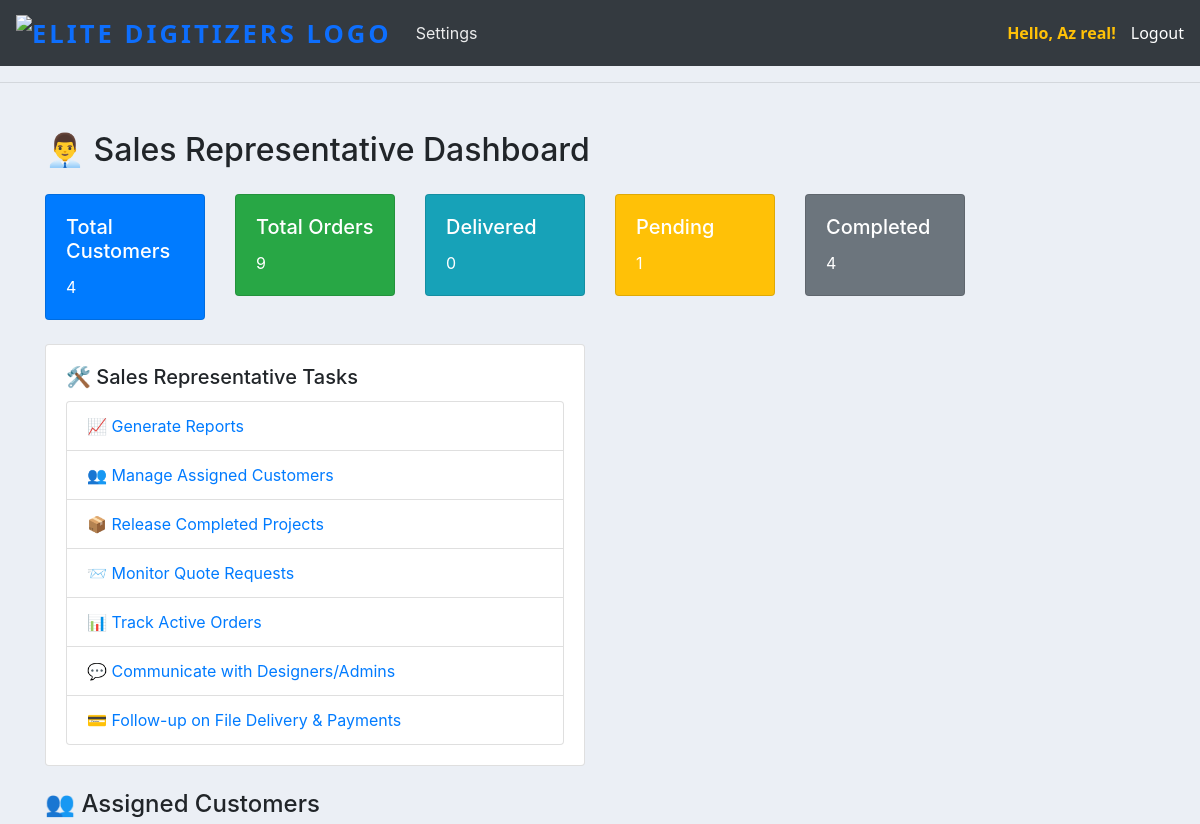
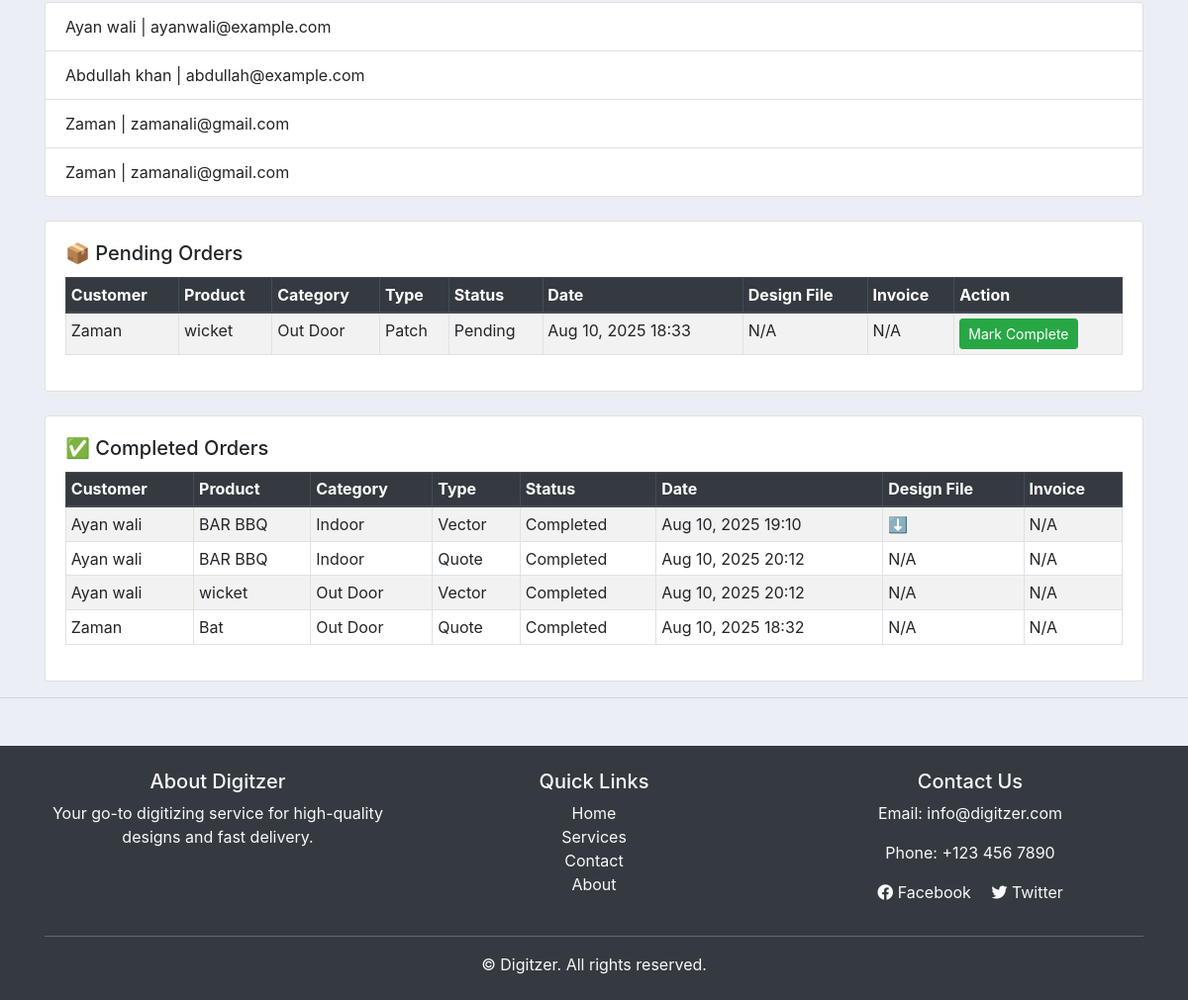
The page /sales-dashboard/ (signed in) on the database as committed earlier (2 pictures, top to bottom).
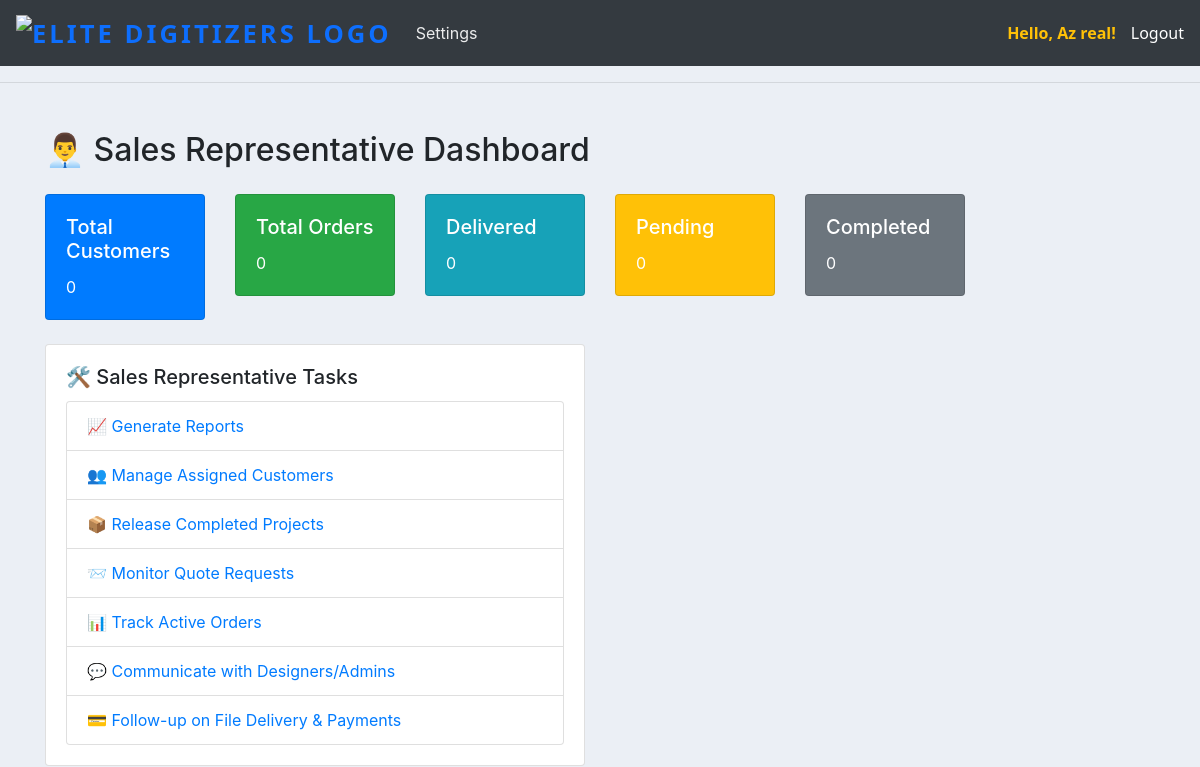
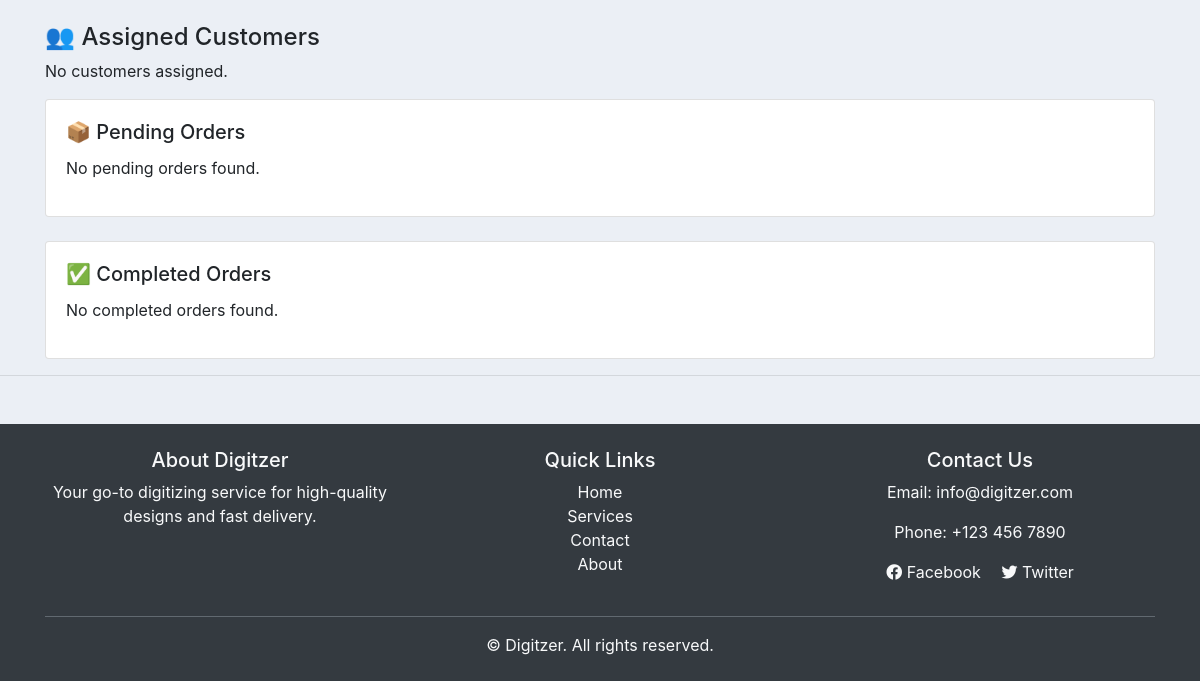
The same page on the database as committed later (2 pictures, top to bottom).
### accounts/models.py (models this page shows, shortened)
class Customer(models.Model):
    user = models.OneToOneField(User, null=True, blank=True, on_delete=models.CASCADE)
    name = models.CharField(max_length=200 )
    sales_rep = models.ForeignKey('SalesRepresentative', null=True, blank=True, on_delete=models.SET_NULL, related_name='assigned_customers')
    profile_pic = models.ImageField(
        upload_to='profile_pics/',  # Images will be saved in MEDIA_ROOT/profile_pics/
        null=True,
        blank=True,
        default='profile_pics/default.png'  # Default image path
    )
    phone = models.CharField(max_length=200)
    email = models.CharField(max_length=200)
    date_created = models.DateTimeField(auto_now_add=True, null=True)

class Order(models.Model):
    STATUS = (
        ('Pending', 'Pending'),
        ('Out for delivery', 'Out for delivery'),
        ('Delivered', 'Delivered'),
        ('Quote Requested', 'Quote Requested'),
        ('Active', 'Active'),
        ('Completed', 'Completed'),
        ('Released', 'Released'),
    )
    ORDER_TYPE = (
        ('Digitizing', 'Digitizing'),
        ('Vector', 'Vector'),
        ('Patch', 'Patch'),
        ('Quote', 'Quote'),
    )
    PAYMENT_STATUS = (
        ('Pending', 'Pending'),
        ('Paid', 'Paid'),
        ('Refunded', 'Refunded'),
    )
    REVIEW_STATUS = (
    ('Pending', 'Pending'),
    ('Approved', 'Approved'),
    ('Rejected', 'Rejected'),
    )
    PLACEMENT_CHOICES = [
        ('Apron', 'Apron'),
        ('Bags', 'Bags'),
        ('Cap', 'Cap'),
        ('Cap Side', 'Cap Side'),
        ('Cap Back', 'Cap Back'),
        ('Chest', 'Chest'),
        ('Gloves', 'Gloves'),
        ('Jacket Back', 'Jacket Back'),
        ('Patches', 'Patches'),
        ('Sleeve', 'Sleeve'),
        ('Towel', 'Towel'),
        ('Visor', 'Visor'),
        ('Other', 'Other'),
    ]
    FABRIC_CHOICES = [
        ('Blanket', 'Blanket'),
        ('Canvas', 'Canvas'),
        ('Canis', 'Canis'),
        ('Cotton Woven', 'Cotton Woven'),
        ('Denim', 'Denim'),
        ('Felt', 'Felt'),
        ('Flannel', 'Flannel'),
        ('Fleece', 'Fleece'),
        ('Leather', 'Leather'),
        ('Nylon', 'Nylon'),
        ('Pique', 'Pique'),
        ('Polyester', 'Polyester'),
        ('Silk', 'Silk'),
        ('Single Jersey', 'Single Jersey'),
        ('Towel', 'Towel'),
        ('Twill', 'Twill'),
        ('Other', 'Other'),
    ]
    FORMAT_CHOICES = [
        ('100', '100'),
        ('cdr', 'cdr'),
        ('cdn', 'cdn'),
        ('dsb', 'dsb'),
        ('dst', 'dst'),
        ('dsz', 'dsz'),
        ('emb', 'emb'),
        ('exp', 'exp'),
        ('jef', 'jef'),
        ('ksm', 'ksm'),
        ('ofm', 'ofm'),
        ('pes', 'pes'),
        ('pxf', 'pxf'),
        ('pof', 'pof'),
        ('tap', 'tap'),
        ('xxx', 'xxx'),
        ('other', 'Other'),
    ]
    customer = models.ForeignKey(Customer, on_delete=models.CASCADE)
    product = models.ForeignKey(Product, null=True, on_delete=models.SET_NULL)
    order_type = models.CharField(max_length=50, choices=ORDER_TYPE, null=True, blank=True)
    date_created = models.DateTimeField(auto_now_add=True, null=True)
    status = models.CharField(max_length=200, null=True, choices=STATUS)
    Additional_information = models.TextField(blank=True, null=True)
    design_file = models.FileField(upload_to='designs/', null=True, blank=True)
    invoice_file = models.FileField(upload_to='invoices/', null=True, blank=True)
    quantity = models.PositiveIntegerField(default=1)
    fabric_material = models.CharField(max_length=100, blank=True, null=True, choices=FABRIC_CHOICES)
    Required_Format = models.CharField(max_length=100, blank=True, null=True, default='DST', choices=FORMAT_CHOICES)
    urgent = models.BooleanField(default=False)
    price = models.DecimalField(max_digits=10, decimal_places=2, blank=True, null=True, default=0.00)
    Height = models.CharField(max_length=100, blank=True, null=True, default='standard')
    Width = models.CharField(max_length=100, blank=True, null=True, default='standard')
    total_colors = models.PositiveIntegerField(null=True ,blank=True)
    turnaround_time = models.CharField(max_length=100, blank=True, null=True)
    placement = models.CharField(max_length=100, blank=True, null=True, choices=PLACEMENT_CHOICES)
    assigned_to = models.ForeignKey('SalesRepresentative', on_delete=models.SET_NULL, null=True, blank=True)
    released = models.BooleanField(default=False)  # For release_projects
    payment_status = models.CharField(max_length=20, choices=PAYMENT_STATUS, default='Pending')  # For follow-up payments
    date_completed = models.DateTimeField(null=True, blank=True)  # Optional: track completion time
    review_status = models.CharField(max_length=20, choices=REVIEW_STATUS, default='Pending')
    review_comment = models.TextField(blank=True, null=True)
    design_file = models.FileField(upload_to='designs/', blank=True, null=True)
    assigned_designer = models.ForeignKey(User, on_delete=models.SET_NULL, null=True, blank=True, related_name='designer_orders')

class Product(models.Model):
    CATEGORY = (
        ('Indoor', 'Indoor'),
        ('Out Door', 'Out Door'),
    )
    name = models.CharField(max_length=200)
    price = models.FloatField(null=True)
    category = models.CharField(max_length=200, null=True, choices=CATEGORY)
    description = models.CharField(max_length=200)
    date_created = models.DateTimeField(auto_now_add=True, null=True)
    tags = models.ManyToManyField(Tag)

### accounts/decorators.py (the view)
        def wrapper_func(request, *args, **kwargs):
            group = None
            if request.user.groups.exists():
                group = request.user.groups.all()[0].name
            if group in allowed_roles:
                return view_func(request, *args, **kwargs)
            else:
                return HttpResponse("You are not authorized to view this page.")

### templates/accounts/sales_dashboard.html (shortened to what this page needs)
{% extends 'accounts/main.html' %}
{% block content %}
<div class="container mt-5">
    <h2 class="mb-4">👨‍💼 Sales Representative Dashboard</h2>
    <div class="row mb-4">
        <div class="col-md-2">
            <div class="card text-white bg-primary">
                <div class="card-body">
                    <h5 class="card-title">Total Customers</h5>
                    <p class="card-text">{{ total_customers }}</p>
                </div>
            </div>
        </div>
        <div class="col-md-2">
            <div class="card text-white bg-success">
                <div class="card-body">
                    <h5 class="card-title">Total Orders</h5>
                    <p class="card-text">{{ total_orders }}</p>
                </div>
            </div>
        </div>
        <div class="col-md-2">
            <div class="card text-white bg-info">
                <div class="card-body">
                    <h5 class="card-title">Delivered</h5>
                    <p class="card-text">{{ delivered }}</p>
                </div>
            </div>
        </div>
        <div class="col-md-2">
            <div class="card text-white bg-warning">
                <div class="card-body">
                    <h5 class="card-title">Pending</h5>
                    <p class="card-text">{{ pending }}</p>
                </div>
            </div>
        </div>
        <div class="col-md-2">
            <div class="card text-white bg-secondary">
                <div class="card-body">
                    <h5 class="card-title">Completed</h5>
                    <p class="card-text">{{ completed }}</p>
                </div>
            </div>
        </div>
    </div>
    <div class="row mb-4">
        <div class="col-md-6">
            <div class="card card-body">
                <h5 class="card-title">🛠️ Sales Representative Tasks</h5>
                <ul class="list-group">
                    <li class="list-group-item"><a href="{% url 'report_view' %}">📈 Generate Reports</a></li>
                    <li class="list-group-item"><a href="{% url 'manage_customers' %}">👥 Manage Assigned Customers</a></li>
                    <li class="list-group-item"><a href="{% url 'release_projects' %}">📦 Release Completed Projects</a></li>
                    <li class="list-group-item"><a href="{% url 'monitor_quotes' %}">📨 Monitor Quote Requests</a></li>
                    <li class="list-group-item"><a href="{% url 'track_orders' %}">📊 Track Active Orders</a></li>
                    <li class="list-group-item"><a href="{% url 'communicate_designers_admins' %}">💬 Communicate with Designers/Admins</a></li>
                    <li class="list-group-item"><a href="{% url 'follow_up_payments' %}">💳 Follow-up on File Delivery & Payments</a></li>
                </ul>
            </div>
        </div>
    </div>
    <h4>👥 Assigned Customers</h4>
    {% if customers %}
        <ul class="list-group mb-4">
            {% for customer in customers %}
                <li class="list-group-item">{{ customer.name }} | {{ customer.email }}</li>
            {% endfor %}
        </ul>
    {% else %}
        <p>No customers assigned.</p>
    {% endif %}
    <div class="card card-body mb-4">
        <h5 class="card-title">📦 Pending Orders</h5>
        {% with orders|dictsort:"date_created" as sorted_orders %}
        {% if sorted_orders %}
        <table class="table table-sm table-bordered table-striped">
            <thead class="thead-dark">
                <tr>
                    <th>Customer</th>
                    <th>Product</th>
                    <th>Category</th>
                    <th>Type</th>
                    <th>Status</th>
                    <th>Date</th>
                    <th>Design File</th>
                    <th>Invoice</th>
                    <th>Action</th>
                </tr>
            </thead>
            <tbody>
                {% for order in sorted_orders %}
                    {% if order.status == "Pending" %}
                    <tr>
                        <td>{{ order.customer.name }}</td>
                        <td>{{ order.product.name }}</td>
                        <td>{{ order.product.category }}</td>
                        <td>{{ order.order_type }}</td>
                        <td>{{ order.status }}</td>
                        <td>{{ order.date_created|date:"M d, Y H:i" }}</td>
                        <td>
                            {% if order.design_file %}
                                <a href="{{ order.design_file.url }}" download>⬇</a>
                            {% else %}
                                N/A
                            {% endif %}
                        </td>
                        <td>
                            {% if order.invoice_file %}
                                <a href="{{ order.invoice_file.url }}" target="_blank">🧾</a>
                            {% else %}
                                N/A
                            {% endif %}
                        </td>
                        <td>
                            <form action="{% url 'mark_completed' order.id %}" method="POST">
                                <button class="btn btn-sm btn-success" onclick="return confirm('Mark this order as completed?');">
                                    Mark Complete
                                </button>
                            </form>
                        </td>
                    </tr>
                    {% endif %}
                {% endfor %}
            </tbody>
        </table>
        {% else %}
            <p>No pending orders found.</p>
        {% endif %}
        {% endwith %}
    </div>
    <div class="card card-body">
        <h5 class="card-title">✅ Completed Orders</h5>
        {% if orders %}
        <table class="table table-sm table-bordered table-striped">
            <thead class="thead-dark">
                <tr>
                    <th>Customer</th>
                    <th>Product</th>
                    <th>Category</th>
                    <th>Type</th>
                    <th>Status</th>
                    <th>Date</th>
                    <th>Design File</th>
                    <th>Invoice</th>
                </tr>
            </thead>
            <tbody>
                {% for order in orders %}
                    {% if order.status == "Completed" %}
                    <tr>
                        <td>{{ order.customer.name }}</td>
                        <td>{{ order.product.name }}</td>
                        <td>{{ order.product.category }}</td>
                        <td>{{ order.order_type }}</td>
                        <td>{{ order.status }}</td>
                        <td>{{ order.date_created|date:"M d, Y H:i" }}</td>
                        <td>
                            {% if order.design_file %}
                                <a href="{{ order.design_file.url }}" download>⬇</a>
                            {% else %}
                                N/A
                            {% endif %}
                        </td>
                        <td>
                            {% if order.invoice_file %}
                                <a href="{{ order.invoice_file.url }}" target="_blank">🧾</a>
                            {% else %}
                                N/A
                            {% endif %}
                        </td>
                    </tr>
                    {% endif %}
                {% endfor %}
            </tbody>
        </table>
        {% else %}
            <p>No completed orders found.</p>
        {% endif %}
    </div>
</div>
{% endblock %}

### templates/accounts/main.html (shortened to what this page needs)
{% load static %}
<!DOCTYPE html>
<html lang="en">
<head>
    <link rel="stylesheet" href="https://cdn.jsdelivr.net/npm/bootstrap@4.3.1/dist/css/bootstrap.min.css">
    <link rel="stylesheet" href="{% static '/css/main.css' %}">
</head>
<body>
    {% include 'accounts/navbar.html' %}
    <hr>
    {% block content %} {% endblock %}
    <hr>
    <footer class="bg-dark text-light py-4 mt-5">
        <div class="container text-center">
          <div class="row">
            <div class="col-md-4 mb-3 mb-md-0">
              <h5>About Digitzer</h5>
              <p>Your go-to digitizing service for high-quality designs and fast delivery.</p>
            </div>
            <div class="col-md-4 mb-3 mb-md-0">
              <h5>Quick Links</h5>
              <ul class="list-unstyled">
                <li><a href="{% url 'home' %}" class="text-light">Home</a></li>
                <li><a href="#" class="text-light">Services</a></li>
                <li><a href="#" class="text-light">Contact</a></li>
                <li><a href="#" class="text-light">About</a></li>
              </ul>
            </div>
            <div class="col-md-4">
              <h5>Contact Us</h5>
              <p>Email: info@digitzer.com</p>
              <p>Phone: +123 456 7890</p>
              <p>
                <a href="#" class="text-light mr-3"><i class="fab fa-facebook"></i> Facebook</a>
                <a href="#" class="text-light"><i class="fab fa-twitter"></i> Twitter</a>
              </p>
            </div>
          </div>
          <hr class="bg-secondary">
          <p class="mb-0">&copy; {{ year }} Digitzer. All rights reserved.</p>
        </div>
      </footer>
      <link rel="stylesheet" href="https://cdnjs.cloudflare.com/ajax/libs/font-awesome/5.15.4/css/all.min.css" />
</body>
</html>

### templates/accounts/navbar.html (shortened to what this page needs)
{% load static %}
<nav class="navbar navbar-expand-lg navbar-dark bg-dark">
  <a class="navbar-brand" href="{% url 'home' %}">
    <img src="{% static 'images/logo_digitzer.png' %}" alt="Elite Digitizers Logo" class="logo-img">
</a>
  <div class="collapse navbar-collapse" id="navbarNav">
    <ul class="navbar-nav">
      {% if request.user.groups.all.0.name == 'admin' %}
      <li class="nav-item active">
        <a class="nav-link" href="{% url 'home' %}">Dashboard</a>
      </li>
      <li class="nav-item">
        <a class="nav-link" href="{% url 'products' %}">Products</a>
      </li>
      {% else %}
      <li class="nav-item">
        <a class="nav-link" href="{% url 'account' %}">Settings</a>
      </li>
      {% endif %}
    </ul>
  </div>
  <div class="d-flex align-items-center">
    {% if user.is_authenticated %}
    <span class="hello-msg">Hello, {{ user.first_name }}!</span>
    <span class="hello-msg"><a class="logout-link" href="{% url 'logout' %}">Logout</a></span>
    {% endif %}
  </div>
</nav>

Rows that differ between the two databases and show on the page:
removed Customer: name "Ayan wali", email "ayanwali@example.com"
removed Customer: name "Abdullah khan", email "abdullah@example.com"
removed Customer: name "Zaman", email "zamanali@gmail.com"
removed Customer: name "Zaman", email "zamanali@gmail.com"
removed Order: customer.name "Zaman", product.name "wicket", product.category "Out Door", order_type "Patch", status "Pending", date_created "Aug 10, 2025 18:33", design_file "N/A", invoice_file "N/A", shown under "📦 Pending Orders"
removed Order: customer.name "Ayan wali", product.name "BAR BBQ", product.category "Indoor", order_type "Vector", status "Completed", date_created "Aug 10, 2025 19:10", invoice_file "N/A", shown under "✅ Completed Orders"
removed Order: customer.name "Ayan wali", product.name "BAR BBQ", product.category "Indoor", order_type "Quote", status "Completed", date_created "Aug 10, 2025 20:12", design_file "N/A", invoice_file "N/A", shown under "✅ Completed Orders"
removed Order: customer.name "Ayan wali", product.name "wicket", product.category "Out Door", order_type "Vector", status "Completed", date_created "Aug 10, 2025 20:12", design_file "N/A", invoice_file "N/A", shown under "✅ Completed Orders"
removed Order: customer.name "Zaman", product.name "Bat", product.category "Out Door", order_type "Quote", status "Completed", date_created "Aug 10, 2025 18:32", design_file "N/A", invoice_file "N/A", shown under "✅ Completed Orders"
Other text that changed with them:
{{ total_customers }}: "4" → "0"
{{ total_orders }}: "9" → "0"
{{ pending }}: "1" → "0"
{{ completed }}: "4" → "0"
text no longer shown: "Customer Product Category Type Status Date Design File Invoice Action Customer Product Category Type Status Date Design File Invoice"
text now shown: "No customers assigned. No pending orders found. No completed orders found."
